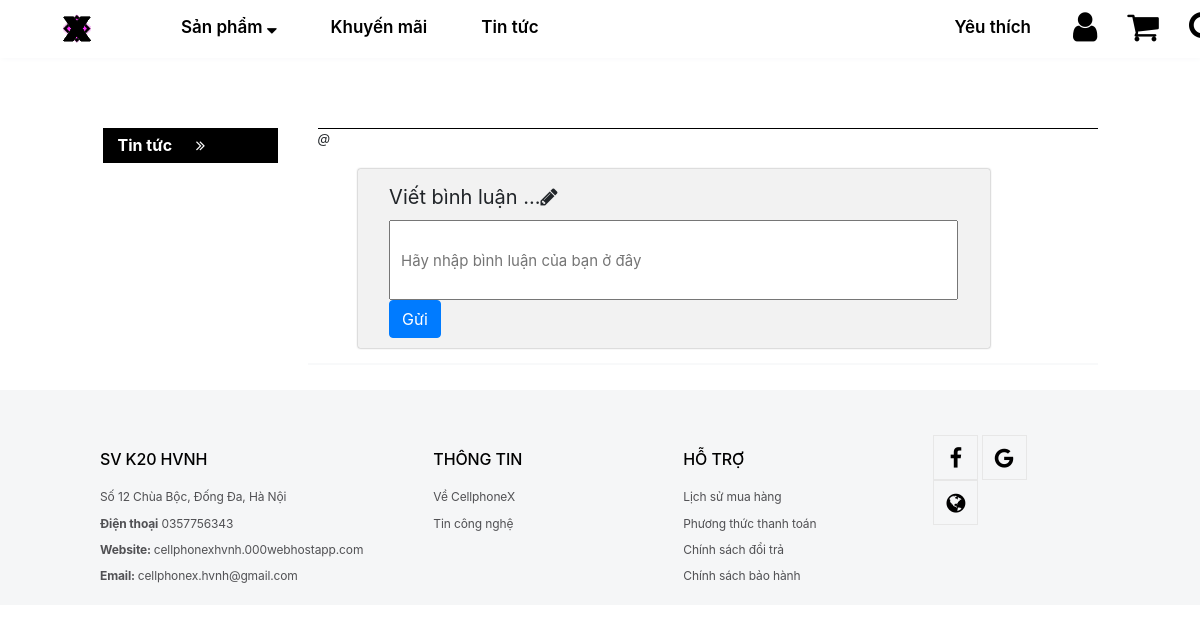
/chitiettintuc.php, run on an earlier commit of the app's database.
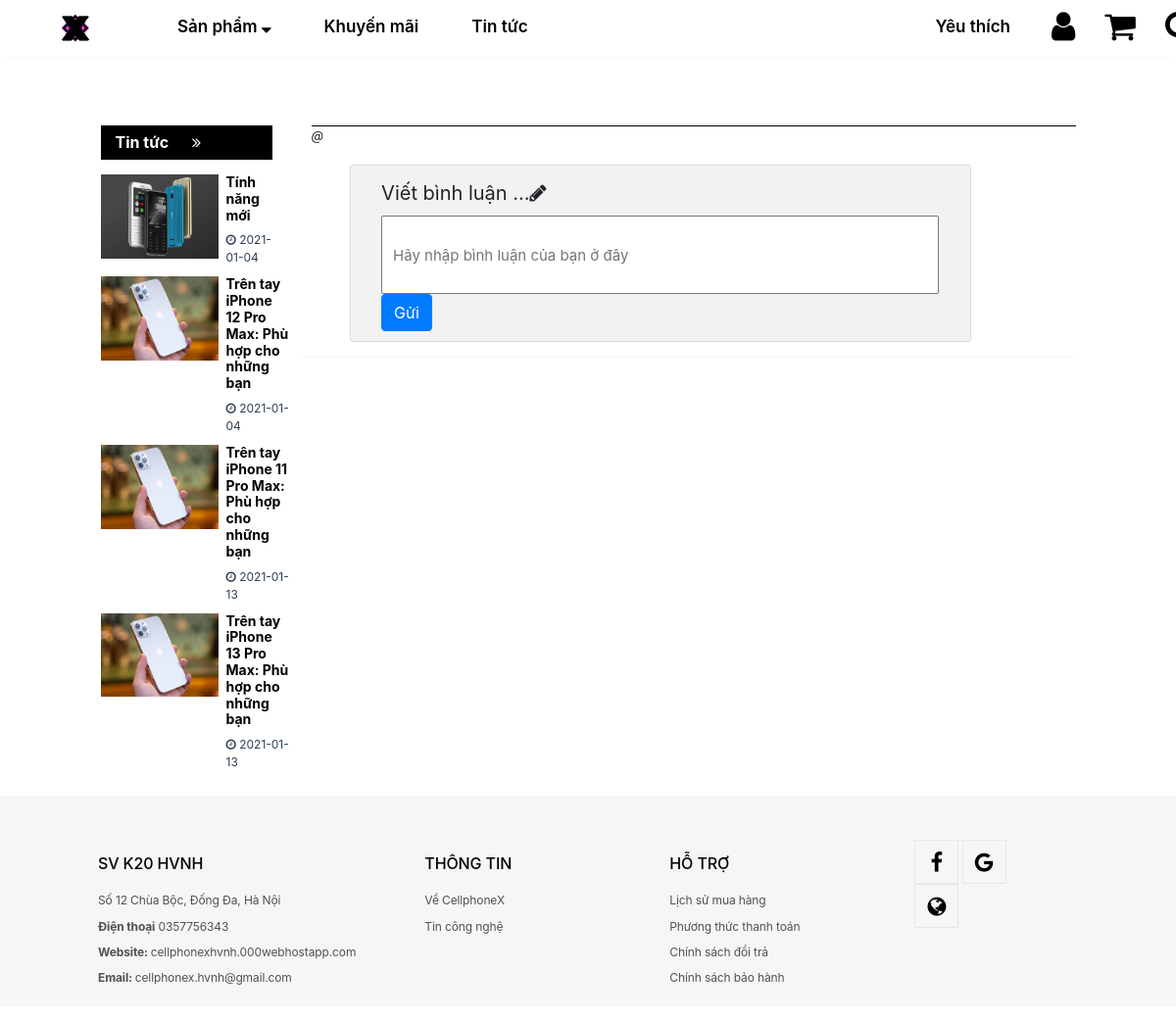
And on a later commit of the database.
### tables this page shows
CREATE TABLE `tbl_tin_tuc` (
  `id_tin_tuc` int(11) NOT NULL,
  `tac_gia` varchar(50) NOT NULL,
  `tieu_de` varchar(50) NOT NULL,
  `anh` varchar(255) NOT NULL,
  `noi_dung` longtext NOT NULL,
  `add_date` date NOT NULL DEFAULT current_timestamp(),
  `edit_date` timestamp NOT NULL DEFAULT current_timestamp()
);

### chitiettintuc.php (the view, shortened to what this page needs)
<!DOCTYPE html>
<html lang="en">
<head>
<link type="text/css" rel="stylesheet" href="bootstrap/css/bootstrap.min.css">
<link type="text/css" rel="stylesheet" href="css/style.css">
<link rel="stylesheet" type="text/css" href="css/font-awesome/css/font-awesome.min.css">
</head>
<body style="transition: 1s; overflow-x: hidden;">
<?php
	include("layout/header.php");
	require("public/ketnoi.php");
?>
<div class="row">
    <div class="col-sm-1"></div>
    <div class="col-sm-2">
    <div class="news-header">
					<a href="tintuc.php" style="text-decoration: none;color:white;">Tin tức <i class='fa fa-angle-double-right' style="margin-left: 20px;"></i></a>
				</div>
    <?php
$sql="Select * FROM `tbl_tin_tuc` ORDER BY id_tin_tuc";
$result=$con->query($sql);
if($result->num_rows>0)
	{
	while($row=$result->fetch_assoc())
	{
?>
				<div class="news-content2-1">
					<a href="chitiettintuc.php?matintuc=<?php echo $row['id_tin_tuc']?>"><img id="img-news-1"  src="images/tin-tuc/<?php echo $row['anh'];?>"></a>
					<div class="news-content2-11">
						<h3 class="header-content2-1" style="font-size: 14px;"><a href="chitiettintuc.php?matintuc=<?php echo $row['id_tin_tuc']?>"><?php echo $row['tieu_de']?></a><br></h3>
						<div class="news-content-info">
							<i class="fa fa-clock-o"></i> <?php echo $row['add_date'] ?>
						</div>
					</div>
				</div>
<?php
	}
	}
?>
    </div>
<?php
$sql="select * from tbl_tin_tuc where id_tin_tuc='".$_GET['matintuc']."'";
$result=$con->query($sql);
$row=$result->fetch_assoc();
?>
	<div class="col-sm-8">
    	<div class="header-tin-tuc" style="text-align:center;border-bottom: 1px solid black; "><?php echo $row['tieu_de']?></div>
    	<div style="font-size: 13px; font-style: italic;margin-left:10px;">@<?php echo $row['tac_gia'];?></div>
		<form action="xlbinhluan.php" method="POST">
		<div class="binh-luan-group">
        	<p id="binh-luan-label">Viết bình luận ...<i class="fa fa-pencil"></i></p>
			<input type="text" id="comment-box" name="noi_dung" placeholder="Hãy nhập bình luận của bạn ở đây">
			<button type="submit"  class="btn btn-primary" style="margin: 0 0 10px 5%;">Gửi</button>
		</div>
		</form>
		<div style="margin: 15px 0 10px 0;width: 100%;border-bottom: 2px solid var(--light);"></div>
	</div>
</div>
<?php
	include("layout/footer.php");
?>
</body>
</html>

### layout/header.php (shortened to what this page needs)
<header  id="header" class="fixed-top">
		<div class="row" style="width: 100%;">
			<span class="col-sm-8 d-flex">
				<a href="home.php"><img id="logo-X" src="images/20 - Copy (2).png" alt="img"></a>
				<nav class="nav-menu">
					<ul>
						<li class="drop-down"><a href="sanpham.php?&tensanpham=" class="nav1">Sản phẩm&nbsp;<i class="fa fa-sort-desc"></i></a>
           		   		</li>
						<li class=" d-none d-lg-block"><a class="nav1" href="khuyenmai.php">Khuyến mãi</a></li>
              			<li class=" d-none d-lg-block"><a class="nav1" href="tintuc.php">Tin tức</a></li>
            		</ul>
          		</nav>
        	</span>
			<span class="col-sm-4 d-flex" style="padding-left: 6%;">
          		<nav class="nav-menu d-none d-lg-block">
					<ul>
						<?php if(!isset($_SESSION["userngan"])){?>
						<li style="margin-left: 23%;"><a class="nav1" href="yeuthich.php">Yêu thích</a></li>
      					<li class="drop-down"><i class="fa fa-user" style="font-size: 34px; color: #000;" onClick="hienthiform('formDangNhap'),dongform('formGioHang')"></i>
           		   		</li>
      					<?php }?>
						<li style="cursor: pointer"><a href="giohang.php" class="fa fa-shopping-cart d-flex" style="font-size: 34px; color: #000;"></a>
           		   		</li>
						<li style="cursor: pointer">
							<i onClick="hienthiform('box-tim-kiem');" class="fa fa-search d-flex" style="font-size: 33px; color: #000;"></i>
						</li>
					</ul>
				</nav>
			</span>
		</div>
	</header>
<div style="height: 58px;">&nbsp;</div>

### layout/footer.php
<footer>
	<div class="row" style="width: 100%;">
		<span class="col-sm-1">
		</span>
		<span class="col-sm-10">
			<div class="row">
				<span class="col-sm-4">
					<h6>SV K20 HVNH</h6>
					Số 12 Chùa Bộc, Đống Đa, Hà Nội<br>
					<b>Điện thoại</b><a href="tel:0357756343"> 0357756343</a><br>
					<b>Website: </b><a href="https://cellphonexhvnh.000webhostapp.com/"> cellphonexhvnh.000webhostapp.com</a><br>
					<b>Email: </b><a href="mailto:cellphonex.hvnh@gmail.com">cellphonex.hvnh@gmail.com</a>
				</span>
				<span class="col-sm-3">
					<h6>THÔNG TIN</h6>
					<a href="chinhsach.php">Về CellphoneX</a><br>
					<a href="tintuc.php">Tin công nghệ</a><br>
				</span>
				<span class="col-sm-3">
					<h6>HỖ TRỢ</h6>
					<a href="lichsumuahang.php">Lịch sử mua hàng</a><br>
					<a href="chinhsach.php">Phương thức thanh toán</a><br>
					<a href="chinhsach.php">Chính sách đổi trả</a><br>
					<a href="chinhsach.php">Chính sách bảo hành</a><br>
				</span>
				<span class="col-sm-2">
					<a href="https://www.facebook.com/CellphoneSVietnam/" class="fa fa-facebook"></a>
					<a href="mailto:cellphonex.hvnh@gmail.com" class="fa fa-google"></a>
					<a href="https://cellphonexhvnh.000webhostapp.com/" class="fa fa-globe"></a>
				</span>
			</div>
		</span>
		<span class="col-sm-1"></span>
	</div>
</footer>

### css/style.css (style rules this page uses)
a { cursor: pointer; }
p { line-height: 1.33; text-align: justify; }
#header { transition: all 0.5s; z-index: 997; background: #fff; height: 58px; box-shadow:1px 1px 5px var(--light);; width: 100%; }
#logo-X { padding-top: 10px; margin: 0 58px; }
.nav-menu ul { list-style-type: none; padding: 10px 0px; cursor: pointer; }
.nav-menu > ul { display: flex; }
.nav-menu >ul >li { position: relative; white-space: nowrap; padding: 0px 15px; }
.nav-menu .nav1 { display: block; position: relative; color: #000; transition: 0.3s; font-size: 17px; font-weight: 600; padding: 5px 12px; border-radius: 15px; }
footer { background-color: #F5F6F7; font-size: 12px; line-height: 2.2; font-weight: 400; letter-spacing: -.01em; font-family: "SF Pro Text","Myriad Set Pro","SF Pro Icons","Apple Legacy Chevron","Helvetica Neue","Helvetica","Arial",sans-serif; }
footer b { color: #515154; font-size: 12px; }
footer span { margin-top: 15px; color: #515154; }
h6 { color: #000; font-family: "SF Pro Text","Myriad Set Pro","SF Pro Icons","Apple Legacy Chevron","Helvetica Neue","Helvetica","Arial",sans-serif; margin: 15px 0; }
footer a { color: #515154; }
footer div { margin: 15px 0; }
footer .fa { width: 45px; height: 45px; font-size: 22px; text-align: center; border: solid 1px #e7e7e7; color: #000; line-height: 45px; }
:root { --maingray: #95a5a6; --blue: #3498db; --mainblue: #2980b9; --cloud: #ecf0f1; }
.news-header { font-size: 16px; color: white; background-color: black; padding: 5px 15px; font-weight: bold; height: 35px; margin-bottom: 15px; }
.news-content2-1 { display: flex; margin: 10px 0 10px 0; }
.news-content2-1 a { text-decoration: none; }
#img-news-1 { width: 120px; height: 85.8px; }
.header-content2-1 { font-size: 14px; width: 100%; margin: 0 10px 8px 8px; color: black; }
.news-content2-11 { display: flex; flex-direction: column; }
.news-content-info { width: 100%; margin: 0 0 0 8px; }
.header-content2-1 a { color: black; font-weight: bold; }
.news-content-info { font-size: 12px; color: #2c3e50; text-transform: uppercase; }
.header-tin-tuc { color: black; font-size: 25px; margin: 0 0 0 10px; font-weight: bold; }
.binh-luan-group { width: 80%; margin: 20px 0 0 50px; background-color: #f2f2f2; box-shadow: 0px 0px 2px rgba(0, 0, 0, 0.5); border-radius: 2px; }
#comment-box { width: 90%; height: 80px; padding-left: 10px; margin: 0 5% 0 5% ; font-size: 15px; resize: vertical; overflow: hidden; }
#binh-luan-label { font-size: 20px; margin: 15px 0 10px 5%; padding-top: 15px; }
.btn { margin: 15px 0 5px 0; }

What changed in the data, as far as the page shows it:
added tbl_tin_tuc: anh (picture), tieu_de "Tính năng mới", add_date "2021-01-04"
added tbl_tin_tuc: anh (picture), tieu_de "Trên tay iPhone 12 Pro Max: Phù hợp cho những bạn", add_date "2021-01-04"
added tbl_tin_tuc: anh (picture), tieu_de "Trên tay iPhone 11 Pro Max: Phù hợp cho những bạn", add_date "2021-01-13"
added tbl_tin_tuc: anh (picture), tieu_de "Trên tay iPhone 13 Pro Max: Phù hợp cho những bạn", add_date "2021-01-13"
